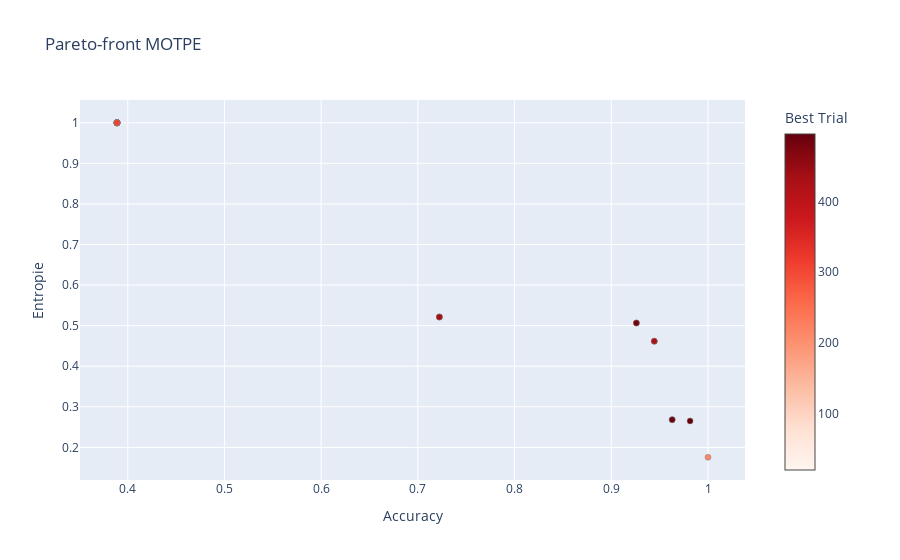

Source (notebook cell):
### Code cell
fig = optuna.visualization.plot_pareto_front(exp, target_names=["Accuracy", "Entropie"], include_dominated_trials=False)
#fig = optuna.visualization.plot_pareto_front(motpe_experiment, target_names=["objective 1", "objective 2"])
fig.layout.title = 'Pareto-front MOTPE'
fig

### Figure 1 — Plotly figure (JSON) as saved in the notebook; plotly's stock layout.template omitted (floating-point values rounded to 4 significant figures)
{"data": [{"hovertemplate": "%{text}<extra>Trial</extra>", "marker": {"color": [], "colorbar": {"title": {"text": "Trial"}}, "colorscale": [[0, "rgb(247,251,255)"], [0.125, "rgb(222,235,247)"], [0.25, "rgb(198,219,239)"], [0.375, "rgb(158,202,225)"], [0.5, "rgb(107,174,214)"], [0.625, "rgb(66,146,198)"], [0.75, "rgb(33,113,181)"], [0.875, "rgb(8,81,156)"], [1, "rgb(8,48,107)"]], "line": {"color": "Grey", "width": 0.5}}, "mode": "markers", "showlegend": false, "text": [], "type": "scatter", "x": [], "y": []}, {"hovertemplate": "%{text}<extra>Best Trial</extra>", "marker": {"color": [21, 22, 156, 158, 160, 163, 165, 169, 183, 184, 185, 186, 190, 211, 216, 220, 223, 231, 240, 250, 251, 253, 257, 281, 310, 318, 319, 328, 421, 425, 438, 485, 492, 495], "colorbar": {"title": {"text": "Best Trial"}, "x": 1, "xpad": 40}, "colorscale": [[0, "rgb(255,245,240)"], [0.125, "rgb(254,224,210)"], [0.25, "rgb(252,187,161)"], [0.375, "rgb(252,146,114)"], [0.5, "rgb(251,106,74)"], [0.625, "rgb(239,59,44)"], [0.75, "rgb(203,24,29)"], [0.875, "rgb(165,15,21)"], [1, "rgb(103,0,13)"]], "line": {"color": "Grey", "width": 0.5}}, "mode": "markers", "showlegend": false, "text": ["{<br>  \"number\": 21,<br>  \"values\": [<br>    0.3888888888888889,<br>    1.0<br>  ],<br>  \"params\": {<br>    \"classifier\": \"RandomForest\",<br>    \"rf_n_estimators\": 600,<br>    \"rf_max_depth\": 20,<br>    \"rf_min_samples_split\": 0.7187268560312803,<br>    \"rf_min_samples_leaf\": 0.23070711130402274,<br>    \"rf_max_features\": \"sqrt\",<br>    \"rf_random_state\": 42<br>  }<br>}", "{<br>  \"number\": 22,<br>  \"values\": [<br>    0.3888888888888889,<br>    1.0<br>  ],<br>  \"params\": {<br>    \"classifier\": \"RandomForest\",<br>    \"rf_n_estimators\": 50,<br>    \"rf_max_depth\": 25,<br>    \"rf_min_samples_split\": 0.6958914388726675,<br>    \"rf_min_samples_leaf\": 0.12063766822223576,<br>    \"rf_max_features\": \"log2\",<br>    \"rf_random_state\": 42<br>  }<br>}", "{<br>  \"number\": 156,<br>  \"values\": [<br>    0.3888888888888889,<br>    1.0<br>  ],<br>  \"params\": {<br>    \"classifier\": \"RandomForest\",<br>    \"rf_n_estimators\": 840,<br>    \"rf_max_depth\": 13,<br>    \"rf_min_samples_split\": 0.7165843309799542,<br>    \"rf_min_samples_leaf\": 0.2493995719038865,<br>    \"rf_max_features\": \"log2\",<br>    \"rf_random_state\": 42<br>  }<br>}", "{<br>  \"number\": 158,<br>  \"values\": [<br>    0.3888888888888889,<br>    1.0<br>  ],<br>  \"params\": {<br>    \"classifier\": \"RandomForest\",<br>    \"rf_n_estimators\": 910,<br>    \"rf_max_depth\": 10,<br>    \"rf_min_samples_split\": 0.7146693957434491,<br>    \"rf_min_samples_leaf\": 0.21643946946885037,<br>    \"rf_max_features\": \"log2\",<br>    \"rf_random_state\": 42<br>  }<br>}", "{<br>  \"number\": 160,<br>  \"values\": [<br>    0.3888888888888889,<br>    1.0<br>  ],<br>  \"params\": {<br>    \"classifier\": \"RandomForest\",<br>    \"rf_n_estimators\": 900,<br>    \"rf_max_depth\": 13,<br>    \"rf_min_samples_split\": 0.7205974468620979,<br>    \"rf_min_samples_leaf\": 0.28414339461651417,<br>    \"rf_max_features\": \"log2\",<br>    \"rf_random_state\": 42<br>  }<br>}", "{<br>  \"number\": 163,<br>  \"values\": [<br>    0.3888888888888889,<br>    1.0<br>  ],<br>  \"params\": {<br>    \"classifier\": \"RandomForest\",<br>    \"rf_n_estimators\": 880,<br>    \"rf_max_depth\": 13,<br>    \"rf_min_samples_split\": 0.7254844777926237,<br>    \"rf_min_samples_leaf\": 0.28325527253124144,<br>    \"rf_max_features\": \"log2\",<br>    \"rf_random_state\": 42<br>  }<br>}", "{<br>  \"number\": 165,<br>  \"values\": [<br>    0.3888888888888889,<br>    1.0<br>  ],<br>  \"params\": {<br>    \"classifier\": \"RandomForest\",<br>    \"rf_n_estimators\": 920,<br>    \"rf_max_depth\": 26,<br>    \"rf_min_samples_split\": 0.7185857467444768,<br>    \"rf_min_samples_leaf\": 0.0248701044623958,<br>    \"rf_max_features\": \"sqrt\",<br>    \"rf_random_state\": 42<br>  }<br>}", "{<br>  \"number\": 169,<br>  \"values\": [<br>    0.3888888888888889,<br>    1.0<br>  ],<br>  \"params\": {<br>    \"classifier\": \"RandomForest\",<br>    \"rf_n_estimators\": 720,<br>    \"rf_max_depth\": 27,<br>    \"rf_min_samples_split\": 0.7218113854602224,<br>    \"rf_min_samples_leaf\": 0.026147269181784172,<br>    \"rf_max_features\": \"sqrt\",<br>    \"rf_random_state\": 42<br>  }<br>}", "{<br>  \"number\": 183,<br>  \"values\": [<br>    0.3888888888888889,<br>    1.0<br>  ],<br>  \"params\": {<br>    \"classifier\": \"RandomForest\",<br>    \"rf_n_estimators\": 840,<br>    \"rf_max_depth\": 27,<br>    \"rf_min_samples_split\": 0.7225459997378982,<br>    \"rf_min_samples_leaf\": 0.08107821458859218,<br>    \"rf_max_features\": \"sqrt\",<br>    \"rf_random_state\": 42<br>  }<br>}", "{<br>  \"number\": 184,<br>  \"values\": [<br>    0.3888888888888889,<br>    1.0<br>  ],<br>  \"params\": {<br>    \"classifier\": \"RandomForest\",<br>    \"rf_n_estimators\": 840,<br>    \"rf_max_depth\": 27,<br>    \"rf_min_samples_split\": 0.7219523353535012,<br>    \"rf_min_samples_leaf\": 0.17176587439499902,<br>    \"rf_max_features\": \"sqrt\",<br>    \"rf_random_state\": 42<br>  }<br>}", "{<br>  \"number\": 185,<br>  \"values\": [<br>    0.3888888888888889,<br>    1.0<br>  ],<br>  \"params\": {<br>    \"classifier\": \"RandomForest\",<br>    \"rf_n_estimators\": 910,<br>    \"rf_max_depth\": 13,<br>    \"rf_min_samples_split\": 0.7224270893644105,<br>    \"rf_min_samples_leaf\": 0.25286403776373567,<br>    \"rf_max_features\": \"log2\",<br>    \"rf_random_state\": 42<br>  }<br>}", "{<br>  \"number\": 186,<br>  \"values\": [<br>    0.3888888888888889,<br>    1.0<br>  ],<br>  \"params\": {<br>    \"classifier\": \"RandomForest\",<br>    \"rf_n_estimators\": 920,<br>    \"rf_max_depth\": 13,<br>    \"rf_min_samples_split\": 0.7208484479752097,<br>    \"rf_min_samples_leaf\": 0.2455942870805237,<br>    \"rf_max_features\": \"log2\",<br>    \"rf_random_state\": 42<br>  }<br>}", "{<br>  \"number\": 190,<br>  \"values\": [<br>    0.3888888888888889,<br>    1.0<br>  ],<br>  \"params\": {<br>    \"classifier\": \"RandomForest\",<br>    \"rf_n_estimators\": 920,<br>    \"rf_max_depth\": 13,<br>    \"rf_min_samples_split\": 0.7194471643023715,<br>    \"rf_min_samples_leaf\": 0.22583887614082637,<br>    \"rf_max_features\": \"log2\",<br>    \"rf_random_state\": 42<br>  }<br>}", "{<br>  \"number\": 211,<br>  \"values\": [<br>    0.3888888888888889,<br>    1.0<br>  ],<br>  \"params\": {<br>    \"classifier\": \"RandomForest\",<br>    \"rf_n_estimators\": 880,<br>    \"rf_max_depth\": 13,<br>    \"rf_min_samples_split\": 0.7142382096883513,<br>    \"rf_min_samples_leaf\": 0.22664782520430188,<br>    \"rf_max_features\": \"log2\",<br>    \"rf_random_state\": 42<br>  }<br>}", "{<br>  \"number\": 216,<br>  \"values\": [<br>    1.0,<br>    0.1757037207368244<br>  ],<br>  \"params\": {<br>    \"classifier\": \"RandomForest\",<br>    \"rf_n_estimators\": 940,<br>    \"rf_max_depth\": 11,<br>    \"rf_min_samples_split\": 0.11826874477845095,<br>    \"rf_min_samples_leaf\": 0.012759764971506632,<br>    \"rf_max_features\": \"log2\",<br>    \"rf_random_state\": 42<br>  }<br>}", "{<br>  \"number\": 220,<br>  \"values\": [<br>    0.3888888888888889,<br>    1.0<br>  ],<br>  \"params\": {<br>    \"classifier\": \"RandomForest\",<br>    \"rf_n_estimators\": 890,<br>    \"rf_max_depth\": 27,<br>    \"rf_min_samples_split\": 0.7236605070812756,<br>    \"rf_min_samples_leaf\": 0.2962438414506324,<br>    \"rf_max_features\": \"log2\",<br>    \"rf_random_state\": 42<br>  }<br>}", "{<br>  \"number\": 223,<br>  \"values\": [<br>    0.3888888888888889,<br>    1.0<br>  ],<br>  \"params\": {<br>    \"classifier\": \"RandomForest\",<br>    \"rf_n_estimators\": 860,<br>    \"rf_max_depth\": 11,<br>    \"rf_min_samples_split\": 0.7147015169776921,<br>    \"rf_min_samples_leaf\": 0.012015968319208786,<br>    \"rf_max_features\": \"log2\",<br>    \"rf_random_state\": 42<br>  }<br>}", "{<br>  \"number\": 231,<br>  \"values\": [<br>    0.3888888888888889,<br>    1.0<br>  ],<br>  \"params\": {<br>    \"classifier\": \"RandomForest\",<br>    \"rf_n_estimators\": 870,<br>    \"rf_max_depth\": 26,<br>    \"rf_min_samples_split\": 0.7165088204174491,<br>    \"rf_min_samples_leaf\": 0.07955168396760225,<br>    \"rf_max_features\": \"log2\",<br>    \"rf_random_state\": 42<br>  }<br>}", "{<br>  \"number\": 240,<br>  \"values\": [<br>    0.3888888888888889,<br>    1.0<br>  ],<br>  \"params\": {<br>    \"classifier\": \"RandomForest\",<br>    \"rf_n_estimators\": 860,<br>    \"rf_max_depth\": 11,<br>    \"rf_min_samples_split\": 0.7253929643198096,<br>    \"rf_min_samples_leaf\": 0.11383416600647693,<br>    \"rf_max_features\": \"log2\",<br>    \"rf_random_state\": 42<br>  }<br>}", "{<br>  \"number\": 250,<br>  \"values\": [<br>    0.3888888888888889,<br>    1.0<br>  ],<br>  \"params\": {<br>    \"classifier\": \"RandomForest\",<br>    \"rf_n_estimators\": 870,<br>    \"rf_max_depth\": 26,<br>    \"rf_min_samples_split\": 0.7113294497097357,<br>    \"rf_min_samples_leaf\": 0.08225066075722248,<br>    \"rf_max_features\": \"log2\",<br>    \"rf_random_state\": 42<br>  }<br>}", "{<br>  \"number\": 251,<br>  \"values\": [<br>    0.3888888888888889,<br>    1.0<br>  ],<br>  \"params\": {<br>    \"classifier\": \"RandomForest\",<br>    \"rf_n_estimators\": 920,<br>    \"rf_max_depth\": 14,<br>    \"rf_min_samples_split\": 0.719846733917592,<br>    \"rf_min_samples_leaf\": 0.16515339779836374,<br>    \"rf_max_features\": \"log2\",<br>    \"rf_random_state\": 42<br>  }<br>}", "{<br>  \"number\": 253,<br>  \"values\": [<br>    0.3888888888888889,<br>    1.0<br>  ],<br>  \"params\": {<br>    \"classifier\": \"RandomForest\",<br>    \"rf_n_estimators\": 860,<br>    \"rf_max_depth\": 13,<br>    \"rf_min_samples_split\": 0.13383331830354867,<br>    \"rf_min_samples_leaf\": 0.3616392367356819,<br>    \"rf_max_features\": \"log2\",<br>    \"rf_random_state\": 42<br>  }<br>}", "{<br>  \"number\": 257,<br>  \"values\": [<br>    0.9629629629629629,<br>    0.2683652072451542<br>  ],<br>  \"params\": {<br>    \"classifier\": \"RandomForest\",<br>    \"rf_n_estimators\": 950,<br>    \"rf_max_depth\": 26,<br>    \"rf_min_samples_split\": 0.6357915469317515,<br>    \"rf_min_samples_leaf\": 0.010353768313471845,<br>    \"rf_max_features\": \"sqrt\",<br>    \"rf_random_state\": 42<br>  }<br>}", "{<br>  \"number\": 281,<br>  \"values\": [<br>    0.3888888888888889,<br>    1.0<br>  ],<br>  \"params\": {<br>    \"classifier\": \"RandomForest\",<br>    \"rf_n_estimators\": 870,<br>    \"rf_max_depth\": 13,<br>    \"rf_min_samples_split\": 0.7177522281241839,<br>    \"rf_min_samples_leaf\": 0.27843349749176777,<br>    \"rf_max_features\": \"log2\",<br>    \"rf_random_state\": 42<br>  }<br>}", "{<br>  \"number\": 310,<br>  \"values\": [<br>    0.3888888888888889,<br>    1.0<br>  ],<br>  \"params\": {<br>    \"classifier\": \"RandomForest\",<br>    \"rf_n_estimators\": 850,<br>    \"rf_max_depth\": 15,<br>    \"rf_min_samples_split\": 0.7175338259370546,<br>    \"rf_min_samples_leaf\": 0.30910338939414556,<br>    \"rf_max_features\": \"log2\",<br>    \"rf_random_state\": 42<br>  }<br>}", "{<br>  \"number\": 318,<br>  \"values\": [<br>    0.7222222222222222,<br>    0.5212757663038606<br>  ],<br>  \"params\": {<br>    \"classifier\": \"RandomForest\",<br>    \"rf_n_estimators\": 10,<br>    \"rf_max_depth\": 12,<br>    \"rf_min_samples_split\": 0.08457436897190215,<br>    \"rf_min_samples_leaf\": 0.30109062693117816,<br>    \"rf_max_features\": \"log2\",<br>    \"rf_random_state\": 42<br>  }<br>}", "{<br>  \"number\": 319,<br>  \"values\": [<br>    0.7222222222222222,<br>    0.5212757663038606<br>  ],<br>  \"params\": {<br>    \"classifier\": \"RandomForest\",<br>    \"rf_n_estimators\": 10,<br>    \"rf_max_depth\": 11,<br>    \"rf_min_samples_split\": 0.070556893630972,<br>    \"rf_min_samples_leaf\": 0.30232876362640476,<br>    \"rf_max_features\": \"log2\",<br>    \"rf_random_state\": 42<br>  }<br>}", "{<br>  \"number\": 328,<br>  \"values\": [<br>    0.9259259259259259,<br>    0.5065930746700583<br>  ],<br>  \"params\": {<br>    \"classifier\": \"RandomForest\",<br>    \"rf_n_estimators\": 10,<br>    \"rf_max_depth\": 6,<br>    \"rf_min_samples_split\": 0.13677421739291806,<br>    \"rf_min_samples_leaf\": 0.27282565701061573,<br>    \"rf_max_features\": \"log2\",<br>    \"rf_random_state\": 42<br>  }<br>}", "{<br>  \"number\": 421,<br>  \"values\": [<br>    0.9444444444444444,<br>    0.46170908086424134<br>  ],<br>  \"params\": {<br>    \"classifier\": \"RandomForest\",<br>    \"rf_n_estimators\": 10,<br>    \"rf_max_depth\": 6,<br>    \"rf_min_samples_split\": 0.5993198522996707,<br>    \"rf_min_samples_leaf\": 0.09754638949536548,<br>    \"rf_max_features\": \"log2\",<br>    \"rf_random_state\": 42<br>  }<br>}", "{<br>  \"number\": 425,<br>  \"values\": [<br>    0.9444444444444444,<br>    0.46170908086424134<br>  ],<br>  \"params\": {<br>    \"classifier\": \"RandomForest\",<br>    \"rf_n_estimators\": 10,<br>    \"rf_max_depth\": 7,<br>    \"rf_min_samples_split\": 0.6016998379224603,<br>    \"rf_min_samples_leaf\": 0.10718370665504631,<br>    \"rf_max_features\": \"log2\",<br>    \"rf_random_state\": 42<br>  }<br>}", "{<br>  \"number\": 438,<br>  \"values\": [<br>    0.7222222222222222,<br>    0.5212757663038606<br>  ],<br>  \"params\": {<br>    \"classifier\": \"RandomForest\",<br>    \"rf_n_estimators\": 10,<br>    \"rf_max_depth\": 4,<br>    \"rf_min_samples_split\": 0.2498987069219375,<br>    \"rf_min_samples_leaf\": 0.30517936906650245,<br>    \"rf_max_features\": \"log2\",<br>    \"rf_random_state\": 42<br>  }<br>}", "{<br>  \"number\": 485,<br>  \"values\": [<br>    0.9259259259259259,<br>    0.5065930746700583<br>  ],<br>  \"params\": {<br>    \"classifier\": \"RandomForest\",<br>    \"rf_n_estimators\": 10,<br>    \"rf_max_depth\": 6,<br>    \"rf_min_samples_split\": 0.5386450426581872,<br>    \"rf_min_samples_leaf\": 0.2682319775578038,<br>    \"rf_max_features\": \"sqrt\",<br>    \"rf_random_state\": 42<br>  }<br>}", "{<br>  \"number\": 492,<br>  \"values\": [<br>    0.9629629629629629,<br>    0.2683652072451542<br>  ],<br>  \"params\": {<br>    \"classifier\": \"RandomForest\",<br>    \"rf_n_estimators\": 950,<br>    \"rf_max_depth\": 27,<br>    \"rf_min_samples_split\": 0.6324157067212963,<br>    \"rf_min_samples_leaf\": 0.018464914191110987,<br>    \"rf_max_features\": \"sqrt\",<br>    \"rf_random_state\": 42<br>  }<br>}", "{<br>  \"number\": 495,<br>  \"values\": [<br>    0.9814814814814815,<br>    0.26518540437795723<br>  ],<br>  \"params\": {<br>    \"classifier\": \"RandomForest\",<br>    \"rf_n_estimators\": 800,<br>    \"rf_max_depth\": 11,<br>    \"rf_min_samples_split\": 0.596454106023226,<br>    \"rf_min_samples_leaf\": 0.04072452095463246,<br>    \"rf_max_features\": \"sqrt\",<br>    \"rf_random_state\": 42<br>  }<br>}"], "type": "scatter", "x": [0.3889, 0.3889, 0.3889, 0.3889, 0.3889, 0.3889, 0.3889, 0.3889, 0.3889, 0.3889, 0.3889, 0.3889, 0.3889, 0.3889, 1, 0.3889, 0.3889, 0.3889, 0.3889, 0.3889, 0.3889, 0.3889, 0.963, 0.3889, 0.3889, 0.7222, 0.7222, 0.9259, 0.9444, 0.9444, 0.7222, 0.9259, 0.963, 0.9815], "y": [1, 1, 1, 1, 1, 1, 1, 1, 1, 1, 1, 1, 1, 1, 0.1757, 1, 1, 1, 1, 1, 1, 1, 0.2684, 1, 1, 0.5213, 0.5213, 0.5066, 0.4617, 0.4617, 0.5213, 0.5066, 0.2684, 0.2652]}], "layout": {"title": {"text": "Pareto-front MOTPE"}, "xaxis": {"title": {"text": "Accuracy"}}, "yaxis": {"title": {"text": "Entropie"}}}}
